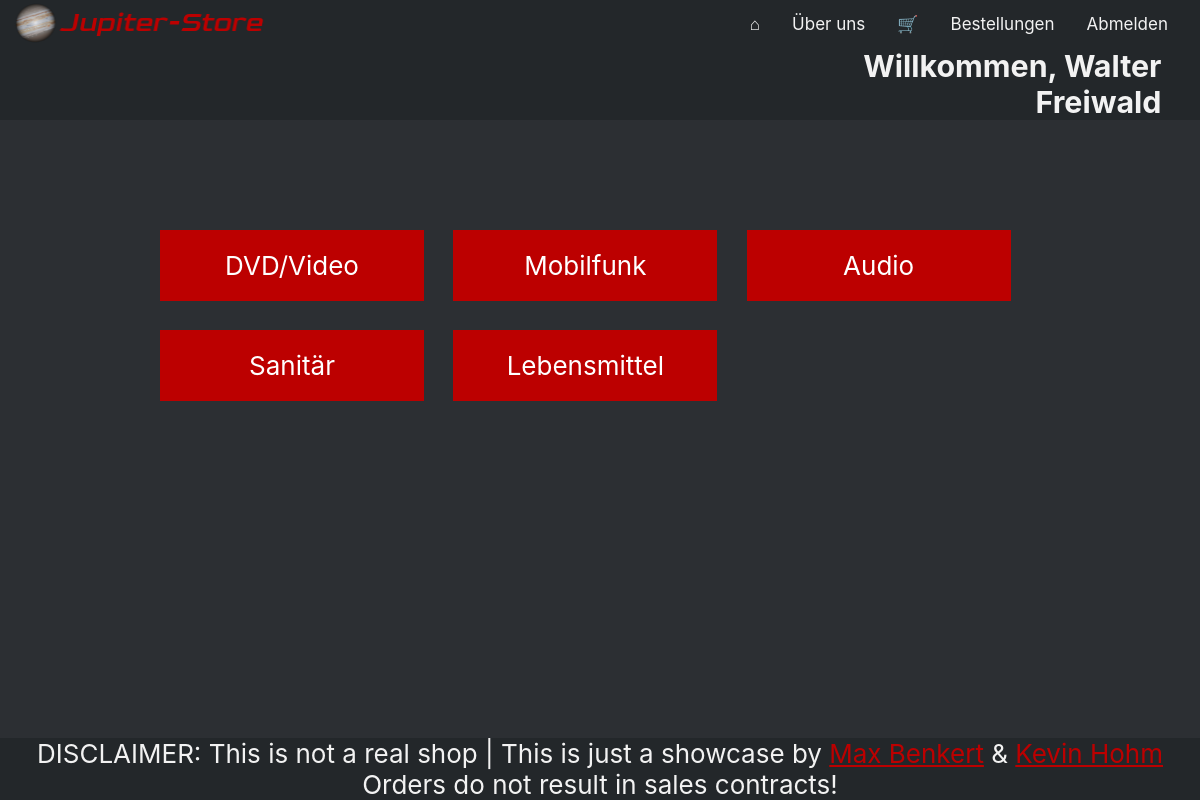
The page / (signed in) on the database its author committed.
### tables this page shows
CREATE TABLE IF NOT EXISTS `article_category` (
  `id` int(11) NOT NULL AUTO_INCREMENT,
  `name` varchar(255) NOT NULL DEFAULT '',
  PRIMARY KEY (`id`)
);

### src/php_include/db_article.php (called while the page is built, shortened)
<?php
function db_get_categories()
{
    $mysqli = db_connect();
    $sql    = "SELECT * FROM article_category";
    $res    = $mysqli->query($sql);
    if ($res->num_rows > 0) {
        $categorys = array();
        $i         = 0;
        while ($row = $res->fetch_assoc()) {
            $categorys[$i]       = new Category();
            $categorys[$i]->id   = $row["id"];
            $categorys[$i]->name = $row["name"];
            $i++;
        }
        return $categorys;
    } else {
        return false;
    }
}
?>

### src/index.php (the view, shortened to what this page needs)
<?php
require_once("php_include/db_article.php");
$categories = db_get_categories();
foreach ($categories as $category) {
    echo "<a class='stealth__a' href='category.php?id=" . $category->id . "&category=" . $category->name . "'>
        <div class='box'><center>" . $category->name . "</center></div></a>";
}

### src/css/base.css (style rules this page uses)
* { margin:0; padding:0; }
body { padding-top: 70px; background-color: #2C2F33; color: #f2f2f2; font-family: -apple-system, BlinkMacSystemFont, 'Segoe UI', Roboto, Oxygen, Ubuntu, Cantarell, 'Open Sans', 'Helvetica Neue', sans-serif; font-size: 26px; }
.box { float: left; width: 30%; margin-right: 3.33333%; margin-bottom: 3.33333%; padding: 20px 20px; background: rgb(188, 0, 0); box-sizing: border-box; }
.stealth__a { color: white; }

### src/css/footer.css (style rules this page uses)
footer { position: fixed; left: 0; bottom: 0; width: 100%; background-color: #23272A; color: #f2f2f2; text-align: center; }
footer a:link { color: rgb(188,0,0); }

### rows shown on the page
article_category: name "DVD/Video"
article_category: name "Mobilfunk"
article_category: name "Audio"
article_category: name "Sanitär"
article_category: name "Lebensmittel"

### other values the page prints
unserialize($_SESSION["user"])->firstname "Walter"
unserialize($_SESSION["user"])->lastname "Freiwald"
